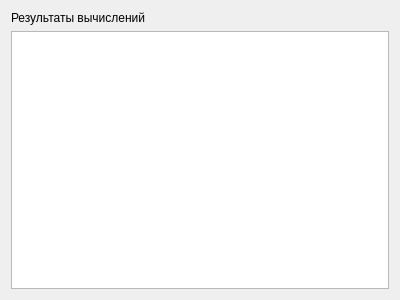
<?xml version="1.0" encoding="UTF-8"?>
<ui version="4.0">
 <class>ResultForm</class>
 <widget class="QWidget" name="ResultForm">
  <property name="geometry">
   <rect>
    <x>0</x>
    <y>0</y>
    <width>400</width>
    <height>300</height>
   </rect>
  </property>
  <property name="windowTitle">
   <string>Вывод результатов</string>
  </property>
  <layout class="QVBoxLayout" name="verticalLayout">
   <item>
    <widget class="QLabel" name="label">
     <property name="text">
      <string>Результаты вычислений</string>
     </property>
    </widget>
   </item>
   <item>
    <widget class="QTextEdit" name="textEdit">
     <property name="readOnly">
      <bool>true</bool>
     </property>
    </widget>
   </item>
  </layout>
 </widget>
 <resources/>
 <connections/>
</ui>
